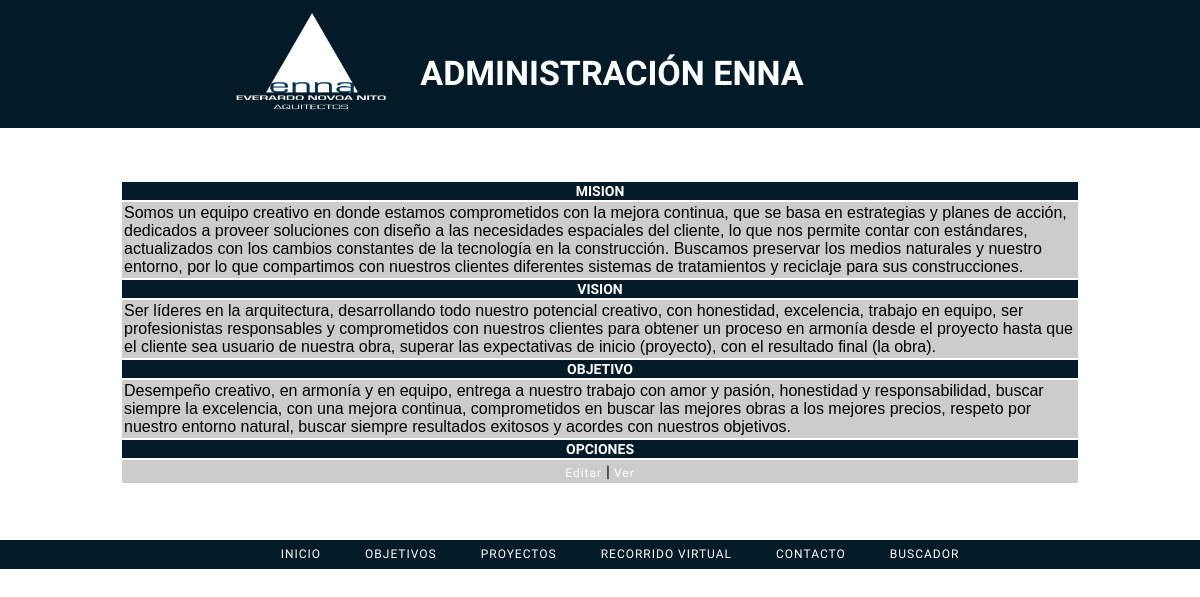
Page /enna/enna/admin/objetivos/index.php on the committed database.
### tables this page shows
CREATE TABLE `objetivos` (
`id` int(11) unsigned NOT NULL,
  `mision` text,
  `vision` text,
  `objetivo` text
);

### enna/enna/admin/objetivos/index.php (the view, shortened to what this page needs)
<?php
$objetivos = mysql_query("SELECT * FROM objetivos");
while($fila = mysql_fetch_array($objetivos)){
	$mision = $fila['mision'];
	$vision = $fila['vision'];
	$objetivo = $fila['objetivo'];
}
?>
<!doctype html>
<html>
<head>
	<?php include_once ("../head.php"); ?>
</head>
<body>
	<header>
		<?php include_once ("../cabeza.php"); ?>
	</header>
	<?php include_once ("../menu.php"); ?>
	<div id="objetivos">
		<table>
			<tr>
				<th>MISION</th>
			</tr>
			<tr>
				<td><?php echo $mision ?></td>
			</tr>
			<tr>
				<th>VISION</th>
			</tr>
			<tr>
				<td><?php echo $vision ?></td>
			</tr>
			<tr>
				<th>OBJETIVO</th>
			</tr>
			<tr>
				<td><?php echo $objetivo ?></td>
			</tr>
			<tr>
				<th>OPCIONES</th>
			</tr>
			<tr>
				<td class="link"><a href="editar.php">Editar</a> | <a href="obj_ver.php">Ver</a></td>
			</tr>
		</table>
	</div>
</body>

### enna/enna/css/admin.css (style rules this page uses)
table { margin: 0 auto; width: 960px; margin-top: 20px; }
table th { background: #031A29; color: #FFF; font-family: 'Michroma', sans-serif; font-size:14px; }
table td { border: 1px solid #CCC; background: #CCC; text-align: left; font-family: Verdana, Geneva, sans-serif; }
table tr td.link { font-family: 'Michroma', sans-serif; text-align:center; }

### enna/enna/css/enna.css (style rules this page uses)
body { margin:0; padding:0; font-family: 'Michroma', sans-serif; overflow: hidden; }
a { text-decoration: none; color: #FFF; font-size: 12px; letter-spacing: 1px; }
#objetivos { width:100%; height:80%; position:absolute; left:0; bottom:0; }

### enna/enna/css/default.css (style rules this page uses)
*, *:after, *:before { -webkit-box-sizing: border-box; -moz-box-sizing: border-box; box-sizing: border-box; }
body, html { font-size: 100%; padding: 0; margin: 0; }

### rows in the picture
objetivos: mision "Somos un equipo creativo en donde estamos comprometidos con la mejora continua, que se basa en estrategias y planes de acción, dedicados a proveer soluciones con diseño a las necesidades espaciales del cliente, lo que nos permite contar con estándares, actualizados con los cambios constantes de la tecnología en la construcción. Buscamos preservar los medios naturales y nuestro entorno, por lo que compartimos con nuestros clientes diferentes sistemas de tratamientos y reciclaje para sus construcciones.", vision "Ser líderes en la arquitectura, desarrollando todo nuestro potencial creativo, con honestidad, excelencia, trabajo en equipo, ser profesionistas responsables y comprometidos con nuestros clientes para obtener un proceso en armonía desde el proyecto hasta que el cliente sea usuario de nuestra obra, superar las expectativas de inicio (proyecto), con el resultado final (la obra).", objetivo "Desempeño creativo, en armonía y en equipo, entrega a nuestro trabajo con amor y pasión, honestidad y responsabilidad, buscar siempre la excelencia, con una mejora continua, comprometidos en buscar las mejores obras a los mejores precios, respeto por nuestro entorno natural, buscar siempre resultados exitosos y acordes con nuestros objetivos."
